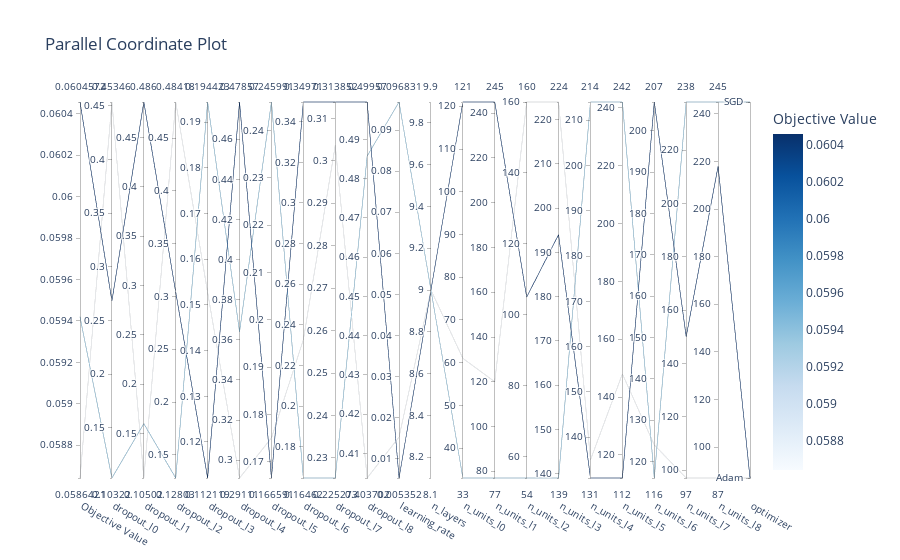

Notebook code cell kept with this figure:
### Code cell
optuna.visualization.plot_parallel_coordinate(study)

### Figure 1 — Plotly figure (JSON) as saved in the notebook; plotly's stock layout.template omitted (floating-point values rounded to 4 significant figures)
{"data": [{"dimensions": [{"label": "Objective Value", "range": [0.05864, 0.06046], "values": [0.06046, 0.05942, 0.05864]}, {"label": "dropout_l0", "range": [0.1032, 0.4535], "values": [0.2681, 0.1032, 0.4535]}, {"label": "dropout_l1", "range": [0.105, 0.486], "values": [0.486, 0.1601, 0.105]}, {"label": "dropout_l2", "range": [0.128, 0.4842], "values": [0.3041, 0.128, 0.4842]}, {"label": "dropout_l3", "range": [0.1121, 0.1944], "values": [0.1121, 0.1944, 0.1527]}, {"label": "dropout_l4", "range": [0.2911, 0.4786], "values": [0.4786, 0.364, 0.2911]}, {"label": "dropout_l5", "range": [0.1666, 0.246], "values": [0.1666, 0.246, 0.175]}, {"label": "dropout_l6", "range": [0.1646, 0.3497], "values": [0.3497, 0.1646, 0.2326]}, {"label": "dropout_l7", "range": [0.2253, 0.3139], "values": [0.3139, 0.2253, 0.3036]}, {"label": "dropout_l8", "range": [0.4037, 0.4996], "values": [0.4996, 0.4858, 0.4037]}, {"label": "learning_rate", "range": [0.005352, 0.09683], "values": [0.005352, 0.09683, 0.01531]}, {"label": "n_layers", "range": [9, 9], "values": [9, 9, 9]}, {"label": "n_units_l0", "range": [33, 121], "values": [121, 33, 61]}, {"label": "n_units_l1", "range": [77, 245], "values": [245, 77, 120]}, {"label": "n_units_l2", "range": [54, 160], "values": [105, 54, 160]}, {"label": "n_units_l3", "range": [139, 224], "values": [194, 139, 224]}, {"label": "n_units_l4", "range": [131, 214], "values": [131, 214, 135]}, {"label": "n_units_l5", "range": [112, 242], "values": [112, 242, 148]}, {"label": "n_units_l6", "range": [116, 207], "values": [207, 116, 124]}, {"label": "n_units_l7", "range": [97, 238], "values": [150, 238, 97]}, {"label": "n_units_l8", "range": [87, 245], "values": [218, 245, 87]}, {"label": "optimizer", "range": [0, 1], "ticktext": ["Adam", "SGD"], "tickvals": [0, 1], "values": [0, 1, 0]}], "labelangle": 30, "labelside": "bottom", "line": {"color": [0.06046, 0.05942, 0.05864], "colorbar": {"title": {"text": "Objective Value"}}, "colorscale": [[0, "rgb(247,251,255)"], [0.125, "rgb(222,235,247)"], [0.25, "rgb(198,219,239)"], [0.375, "rgb(158,202,225)"], [0.5, "rgb(107,174,214)"], [0.625, "rgb(66,146,198)"], [0.75, "rgb(33,113,181)"], [0.875, "rgb(8,81,156)"], [1, "rgb(8,48,107)"]], "reversescale": false, "showscale": true}, "type": "parcoords"}], "layout": {"title": {"text": "Parallel Coordinate Plot"}}}
